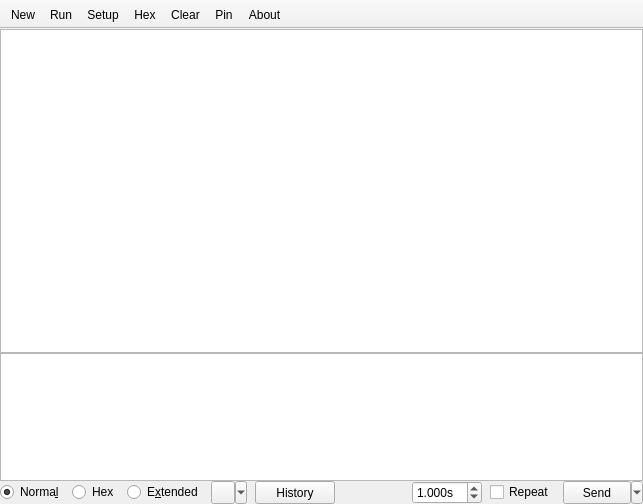
<?xml version="1.0" encoding="UTF-8"?>
<ui version="4.0">
 <class>MainWindow</class>
 <widget class="QMainWindow" name="MainWindow">
  <property name="geometry">
   <rect>
    <x>0</x>
    <y>0</y>
    <width>643</width>
    <height>504</height>
   </rect>
  </property>
  <property name="baseSize">
   <size>
    <width>640</width>
    <height>504</height>
   </size>
  </property>
  <property name="windowTitle">
   <string>pqcom</string>
  </property>
  <widget class="QWidget" name="centralwidget">
   <layout class="QVBoxLayout" name="verticalLayout">
    <property name="spacing">
     <number>0</number>
    </property>
    <property name="leftMargin">
     <number>0</number>
    </property>
    <property name="topMargin">
     <number>0</number>
    </property>
    <property name="rightMargin">
     <number>0</number>
    </property>
    <property name="bottomMargin">
     <number>0</number>
    </property>
    <item>
     <widget class="QTextEdit" name="recvTextEdit">
      <property name="sizePolicy">
       <sizepolicy hsizetype="Expanding" vsizetype="MinimumExpanding">
        <horstretch>0</horstretch>
        <verstretch>0</verstretch>
       </sizepolicy>
      </property>
      <property name="font">
       <font>
        <family>Droid Sans Mono</family>
       </font>
      </property>
      <property name="readOnly">
       <bool>true</bool>
      </property>
     </widget>
    </item>
    <item>
     <widget class="QPlainTextEdit" name="sendPlainTextEdit">
      <property name="sizePolicy">
       <sizepolicy hsizetype="Expanding" vsizetype="MinimumExpanding">
        <horstretch>0</horstretch>
        <verstretch>0</verstretch>
       </sizepolicy>
      </property>
      <property name="minimumSize">
       <size>
        <width>0</width>
        <height>32</height>
       </size>
      </property>
      <property name="maximumSize">
       <size>
        <width>16777215</width>
        <height>128</height>
       </size>
      </property>
      <property name="baseSize">
       <size>
        <width>0</width>
        <height>0</height>
       </size>
      </property>
      <property name="font">
       <font>
        <family>Droid Sans Mono</family>
       </font>
      </property>
     </widget>
    </item>
    <item>
     <layout class="QHBoxLayout" name="horizontalLayout">
      <property name="spacing">
       <number>8</number>
      </property>
      <property name="leftMargin">
       <number>0</number>
      </property>
      <property name="topMargin">
       <number>0</number>
      </property>
      <property name="rightMargin">
       <number>0</number>
      </property>
      <item>
       <widget class="QRadioButton" name="normalRadioButton">
        <property name="text">
         <string>Norma&amp;l</string>
        </property>
        <property name="checked">
         <bool>true</bool>
        </property>
       </widget>
      </item>
      <item>
       <widget class="QRadioButton" name="hexRadioButton">
        <property name="text">
         <string>Hex</string>
        </property>
       </widget>
      </item>
      <item>
       <widget class="QRadioButton" name="extendRadioButton">
        <property name="text">
         <string>E&amp;xtended</string>
        </property>
       </widget>
      </item>
      <item>
       <widget class="QToolButton" name="collectButton">
        <property name="sizePolicy">
         <sizepolicy hsizetype="Fixed" vsizetype="Preferred">
          <horstretch>0</horstretch>
          <verstretch>0</verstretch>
         </sizepolicy>
        </property>
        <property name="minimumSize">
         <size>
          <width>0</width>
          <height>20</height>
         </size>
        </property>
        <property name="text">
         <string/>
        </property>
        <property name="popupMode">
         <enum>QToolButton::MenuButtonPopup</enum>
        </property>
       </widget>
      </item>
      <item>
       <widget class="QPushButton" name="historyButton">
        <property name="sizePolicy">
         <sizepolicy hsizetype="Minimum" vsizetype="Preferred">
          <horstretch>0</horstretch>
          <verstretch>0</verstretch>
         </sizepolicy>
        </property>
        <property name="text">
         <string>History</string>
        </property>
       </widget>
      </item>
      <item>
       <spacer name="horizontalSpacer">
        <property name="orientation">
         <enum>Qt::Horizontal</enum>
        </property>
        <property name="sizeHint" stdset="0">
         <size>
          <width>40</width>
          <height>20</height>
         </size>
        </property>
       </spacer>
      </item>
      <item>
       <widget class="QDoubleSpinBox" name="periodSpinBox">
        <property name="enabled">
         <bool>true</bool>
        </property>
        <property name="suffix">
         <string>s</string>
        </property>
        <property name="decimals">
         <number>3</number>
        </property>
        <property name="value">
         <double>1.000000000000000</double>
        </property>
       </widget>
      </item>
      <item>
       <widget class="QCheckBox" name="repeatCheckBox">
        <property name="text">
         <string>Repeat</string>
        </property>
       </widget>
      </item>
      <item>
       <widget class="QToolButton" name="sendButton">
        <property name="sizePolicy">
         <sizepolicy hsizetype="Fixed" vsizetype="Preferred">
          <horstretch>0</horstretch>
          <verstretch>0</verstretch>
         </sizepolicy>
        </property>
        <property name="minimumSize">
         <size>
          <width>80</width>
          <height>0</height>
         </size>
        </property>
        <property name="styleSheet">
         <string notr="true"/>
        </property>
        <property name="text">
         <string>Send</string>
        </property>
        <property name="popupMode">
         <enum>QToolButton::MenuButtonPopup</enum>
        </property>
        <property name="toolButtonStyle">
         <enum>Qt::ToolButtonIconOnly</enum>
        </property>
        <property name="autoRaise">
         <bool>false</bool>
        </property>
       </widget>
      </item>
     </layout>
    </item>
   </layout>
  </widget>
  <widget class="QToolBar" name="toolBar">
   <property name="windowTitle">
    <string>toolBar</string>
   </property>
   <property name="autoFillBackground">
    <bool>false</bool>
   </property>
   <property name="movable">
    <bool>false</bool>
   </property>
   <property name="allowedAreas">
    <set>Qt::TopToolBarArea</set>
   </property>
   <property name="floatable">
    <bool>false</bool>
   </property>
   <attribute name="toolBarArea">
    <enum>TopToolBarArea</enum>
   </attribute>
   <attribute name="toolBarBreak">
    <bool>false</bool>
   </attribute>
   <addaction name="actionNew"/>
   <addaction name="actionRun"/>
   <addaction name="actionSetup"/>
   <addaction name="actionHex"/>
   <addaction name="actionClear"/>
   <addaction name="actionPin"/>
   <addaction name="actionAbout"/>
  </widget>
  <action name="actionSetup">
   <property name="text">
    <string>Setup</string>
   </property>
  </action>
  <action name="actionNew">
   <property name="text">
    <string>New</string>
   </property>
   <property name="toolTip">
    <string>New Window</string>
   </property>
  </action>
  <action name="actionHex">
   <property name="checkable">
    <bool>true</bool>
   </property>
   <property name="text">
    <string>Hex</string>
   </property>
   <property name="toolTip">
    <string>View HEX format data</string>
   </property>
   <property name="visible">
    <bool>true</bool>
   </property>
  </action>
  <action name="actionRun">
   <property name="checkable">
    <bool>true</bool>
   </property>
   <property name="text">
    <string>Run</string>
   </property>
   <property name="toolTip">
    <string>Run</string>
   </property>
  </action>
  <action name="actionAbout">
   <property name="text">
    <string>About</string>
   </property>
  </action>
  <action name="actionClear">
   <property name="text">
    <string>Clear</string>
   </property>
   <property name="toolTip">
    <string>Clear</string>
   </property>
  </action>
  <action name="actionPin">
   <property name="checkable">
    <bool>true</bool>
   </property>
   <property name="text">
    <string>Pin</string>
   </property>
   <property name="toolTip">
    <string>Stay On Top</string>
   </property>
  </action>
 </widget>
 <tabstops>
  <tabstop>sendPlainTextEdit</tabstop>
  <tabstop>sendButton</tabstop>
  <tabstop>repeatCheckBox</tabstop>
  <tabstop>periodSpinBox</tabstop>
  <tabstop>historyButton</tabstop>
  <tabstop>extendRadioButton</tabstop>
  <tabstop>hexRadioButton</tabstop>
  <tabstop>normalRadioButton</tabstop>
  <tabstop>recvTextEdit</tabstop>
 </tabstops>
 <resources/>
 <connections/>
</ui>
